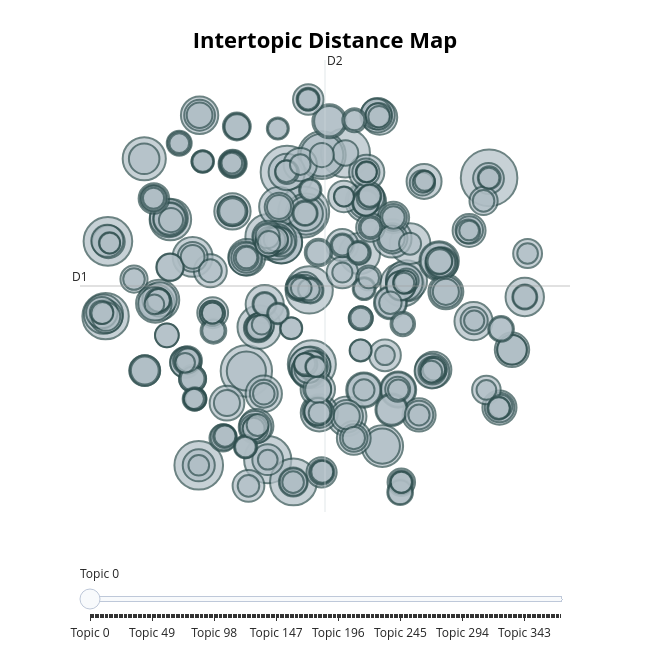

Notebook source saved alongside this figure:
### Code cell
fig = topic_model.visualize_topics()
fig.show()
